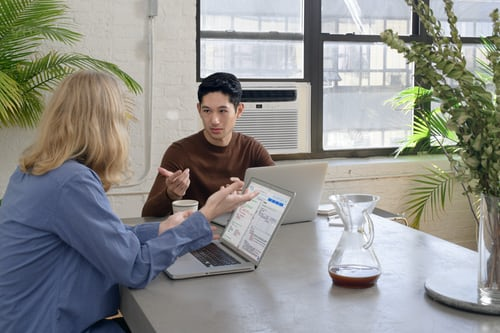
#> input picture e4.jpg, 500 x 333 px
$ python contours.py
#> lines starting #> are read from the running program, lines starting #| are printed output that depends on the picture; after the words box and inside, x2 and y2 are one past the last pixel; in counts of white or black regions, pixels touching at a corner belong together
import cv2
import numpy as np
cv2.namedWindow("oimg")
oimg=cv2.imread("e4.jpg")
#> oimg is the input picture: shape (333, 500, 3); mean B, G, R 140.4, 143.6, 143.1
img=cv2.cvtColor(oimg,cv2.COLOR_BGR2GRAY)
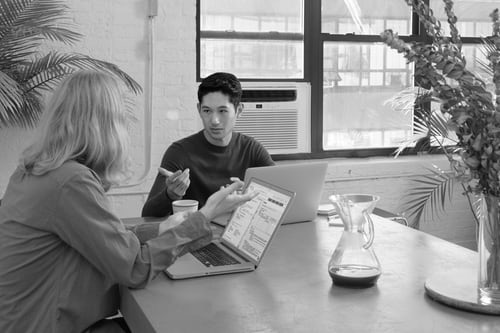
#> img: shape (333, 500); min 0, max 255, mean 143.1
#> slider 'th' is set to 85
def t(p):
#> called with p = 85
    ps=cv2.getTrackbarPos("th","oimg")
    _,timg=cv2.threshold(img,ps,255,cv2.THRESH_BINARY)
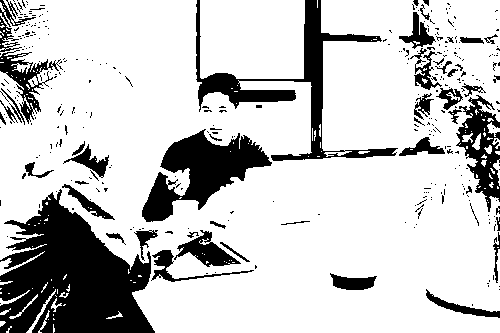
#> timg: shape (333, 500); 78.1% white; 351 black regions (300 under 20 px)
    cv2.imshow("timg",timg)
    cnts,hier=cv2.findContours(timg,cv2.RETR_TREE,cv2.CHAIN_APPROX_SIMPLE)
#> cnts = 686 contours, 608 with area under 20; largest, box (x1, y1, x2, y2) and area: (0, 0, 500, 333) 130994, (200, 0, 305, 79) 7912, (141, 128, 273, 223) 5548, (173, 229, 242, 268) 1118, (151, 249, 255, 283) 712
    print(len(cnts))
#| 686
    print("cnts :",cnts[1])
#| cnts : [[[ 53 324]]
#|  [[ 53 332]]
#|  [[ 54 331]]
#|  [[ 54 328]]
#|  [[ 53 327]]]
    img1=cv2.drawContours(oimg,cnts,-1,(0,0,255),4)
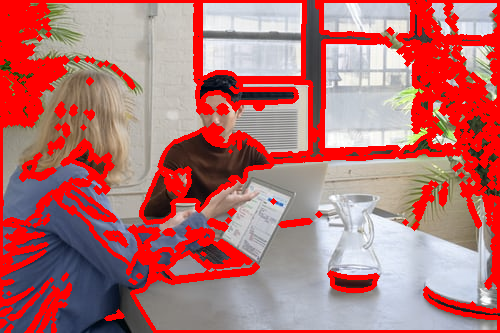
#> img1: shape (333, 500, 3); mean B, G, R 114.2, 114.3, 181.4
    cv2.imshow("img1",img1)
    img1[:]=0   #black image
#> img1: shape (333, 500, 3); every value is 0
    # print(timg)
    # cv2.imshow("oimg",img)
cv2.createTrackbar("th","oimg",0,255,t)
cv2.imshow("oimg",img)
cv2.waitKey(0)
